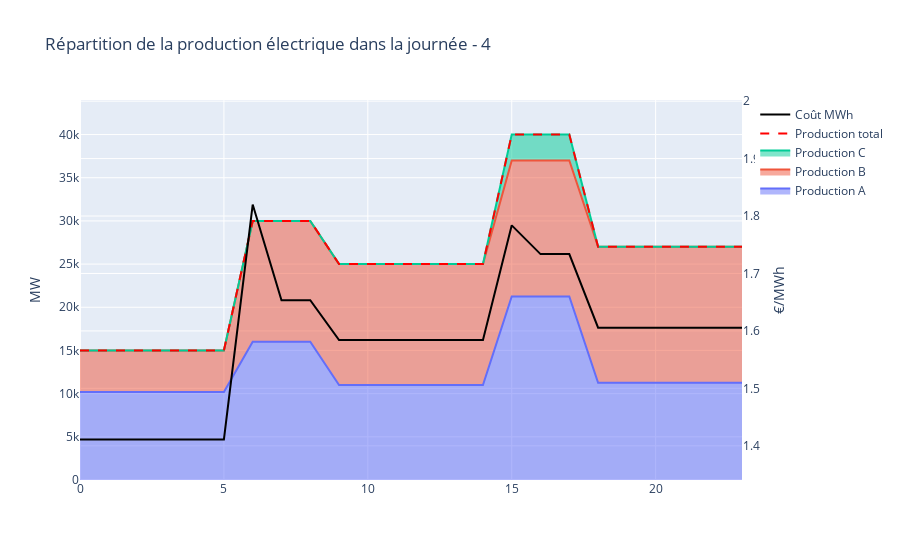

Notebook cell for this chart:
### Code cell
df = df_results22(dict_N=dict_N,dict_P=dict_P,dict_Nstart=dict_Nstart,dict_XX=dict_Thermique,consommation=consommation)
fig = Results_viz(df,dict_Thermique)
A = 4
fig.update_layout(
    title = f"Répartition de la production électrique dans la journée - {A}"
)
fig.show()
fig.write_html(f"HTML/Répartition de la production électrique dans la journée - {A}.html")

### Figure 1 — Plotly figure (JSON) as saved in the notebook; plotly's stock layout.template omitted (floating-point values rounded to 4 significant figures)
{"data": [{"name": "Production A", "stackgroup": "one", "type": "scatter", "x": [0, 1, 2, 3, 4, 5, 6, 7, 8, 9, 10, 11, 12, 13, 14, 15, 16, 17, 18, 19, 20, 21, 22, 23], "y": [10200.0, 10200.0, 10200.0, 10200.0, 10200.0, 10200.0, 16000.0, 16000, 16000, 11000.0, 11000.0, 11000.0, 11000.0, 11000.0, 11000.0, 21250, 21250, 21250, 11250.0, 11250.0, 11250.0, 11250.0, 11250.0, 11250.0]}, {"name": "Production B", "stackgroup": "one", "type": "scatter", "x": [0, 1, 2, 3, 4, 5, 6, 7, 8, 9, 10, 11, 12, 13, 14, 15, 16, 17, 18, 19, 20, 21, 22, 23], "y": [4800.0, 4800.0, 4800.0, 4800.0, 4800.0, 4800.0, 14000.0, 14000, 14000, 14000.0, 14000.0, 14000.0, 14000.0, 14000.0, 14000.0, 15750, 15750, 15750, 15750.0, 15750.0, 15750.0, 15750.0, 15750.0, 15750.0]}, {"name": "Production C", "stackgroup": "one", "type": "scatter", "x": [0, 1, 2, 3, 4, 5, 6, 7, 8, 9, 10, 11, 12, 13, 14, 15, 16, 17, 18, 19, 20, 21, 22, 23], "y": [0, 0, 0, 0, 0, 0, 0, 0, 0, 0, 0, 0, 0, 0, 0, 3000, 3000, 3000, 0, 0, 0, 0, 0, 0]}, {"line": {"color": "red", "dash": "dash"}, "name": "Production total", "type": "scatter", "x": [0, 1, 2, 3, 4, 5, 6, 7, 8, 9, 10, 11, 12, 13, 14, 15, 16, 17, 18, 19, 20, 21, 22, 23], "y": [15000, 15000, 15000, 15000, 15000, 15000, 30000, 30000, 30000, 25000, 25000, 25000, 25000, 25000, 25000, 40000, 40000, 40000, 27000, 27000, 27000, 27000, 27000, 27000]}, {"line": {"color": "black"}, "name": "Coût MWh", "type": "scatter", "x": [0, 1, 2, 3, 4, 5, 6, 7, 8, 9, 10, 11, 12, 13, 14, 15, 16, 17, 18, 19, 20, 21, 22, 23], "y": [1.411, 1.411, 1.411, 1.411, 1.411, 1.411, 1.82, 1.653, 1.653, 1.584, 1.584, 1.584, 1.584, 1.584, 1.584, 1.784, 1.734, 1.734, 1.606, 1.606, 1.606, 1.606, 1.606, 1.606], "yaxis": "y2"}], "layout": {"hovermode": "x", "title": {"text": "Répartition de la production électrique dans la journée - 4"}, "yaxis": {"range": [0, 44000], "title": {"text": "MW"}}, "yaxis2": {"anchor": "free", "overlaying": "y", "position": 1, "range": [1.34, 2.002], "side": "right", "title": {"text": "€/MWh"}}}}
